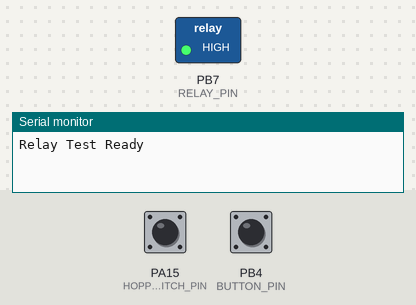
Simulated run of this program. Board: STM32 Blue Pill. On the bench: switched loads named in the program (green lamp = pin HIGH), the last lines printed to the serial monitor. Dashed ring = blinking. The inputs (shaded band) are chosen by the test bench; at power-on: PB4 (BUTTON_PIN) HIGH, PA15 (HOPPER_LIMIT_SWITCH_PIN) HIGH.

Above: at 1.2 s.
1.3 s: PB4 (BUTTON_PIN) pulled LOW for 0.15 s
At 2.4 s:
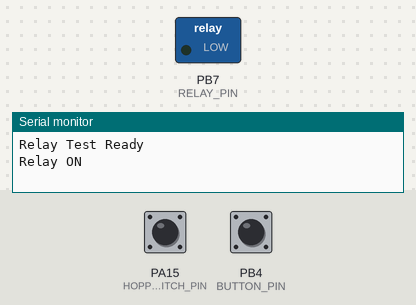
2.9 s: PA15 (HOPPER_LIMIT_SWITCH_PIN) pulled LOW for 0.15 s
At 4.1 s:
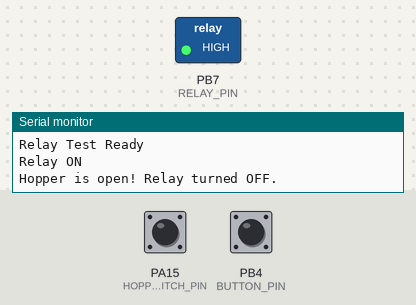
4.5 s: PB4 (BUTTON_PIN) pulled LOW for 1 s
At 4.8 s:
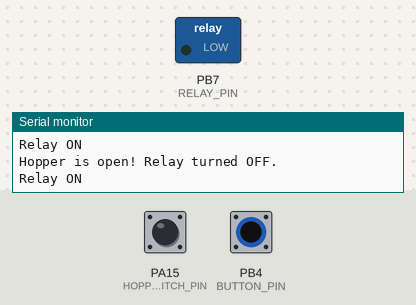
7.0 s: PA15 (HOPPER_LIMIT_SWITCH_PIN) pulled LOW for 1 s
At 7.3 s:
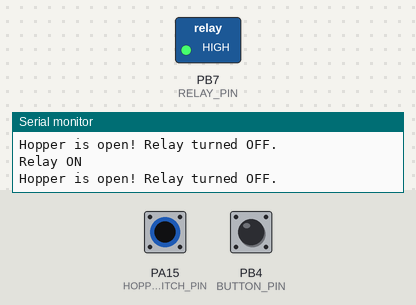
9.5 s: PB4 (BUTTON_PIN) pulsed LOW 5 times (0.12 s each, 0.3 s apart)
At 10.0 s:
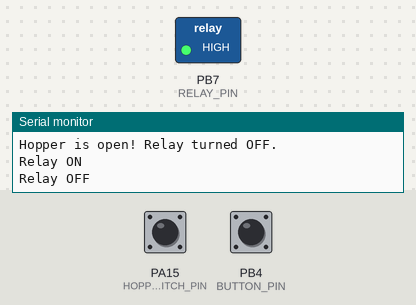
Timing chart, 0 to 12.5 s (numbered marks = the images above; inputs shaded):
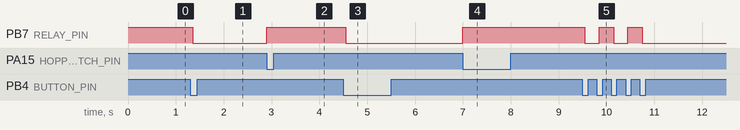

Measured:
- after the input at 1.3 s, PB7 (RELAY_PIN): HIGH → LOW after 0.05 s
- after the input at 2.9 s, PB7 (RELAY_PIN): LOW → HIGH at once
- after the input at 4.5 s, PB7 (RELAY_PIN): HIGH → LOW after 0.05 s
- after the input at 7.0 s, PB7 (RELAY_PIN): LOW → HIGH at once
- after the input at 9.5 s, PB7 (RELAY_PIN): alternates HIGH for 0.30 s and LOW for 0.30 s, 5 changes in all, then stays LOW, starting after 0.05 s

The program:

main.cpp
```cpp
// #include "systemCTRL.h"

// void setup()
// {
//   // Initialize the system
//   system_setup();
// }

// void loop()
// {

//   toggleMotor();
//   checkHopperLimitSwitch();

// }


// Test code for PB4 button → PB7 relay control (active-low)
#include <Arduino.h>
#define BUTTON_PIN PB4
#define RELAY_PIN  PB7
#define HOPPER_LIMIT_SWITCH_PIN PA15

bool relayOn = false;
bool lastButtonState = HIGH; // Released (due to INPUT_PULLUP)
const unsigned long debounceDelay = 50; // ms

void setup() {
  pinMode(BUTTON_PIN, INPUT_PULLUP); // Button active-low
  pinMode(HOPPER_LIMIT_SWITCH_PIN, INPUT_PULLUP); // Hopper limit switch active-low
  pinMode(RELAY_PIN, OUTPUT);        // Relay output
  digitalWrite(RELAY_PIN, HIGH);     // Start with relay OFF (active-low)

  Serial.begin(9600);
  Serial.println("Relay Test Ready");
}

void loop() {
  bool buttonReading = digitalRead(BUTTON_PIN);
  bool isHopperClosed = digitalRead(HOPPER_LIMIT_SWITCH_PIN) == HIGH;

  // Button press detection (released → pressed)
  if (buttonReading == LOW && lastButtonState == HIGH) {
    delay(debounceDelay); // crude debounce
    if (digitalRead(BUTTON_PIN) == LOW) { // confirm still pressed
      relayOn = !relayOn;
      digitalWrite(RELAY_PIN, relayOn ? LOW : HIGH); // active-low control
      Serial.println(relayOn ? "Relay ON" : "Relay OFF");
    }
  }
  // Hopper limit switch check
  if (!isHopperClosed) {
    digitalWrite(RELAY_PIN, HIGH); // Ensure relay is OFF if hopper is open
    if (relayOn) {
      Serial.println("Hopper is open! Relay turned OFF.");
      relayOn = false; // Reset relay state
    }
  }

  lastButtonState = buttonReading;
}
```
